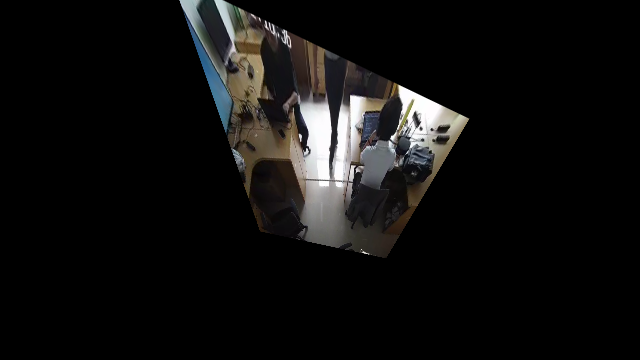
#> input picture img0.png, 640 x 360 px, given in place of ?transportmode=unicast, which was not available
$ python PT3.py
#> lines starting #> are read from the running program, lines starting #| are printed output that depends on the picture; pictures that were not available may be replaced by others from this repository, and a replacement may not be noted
import cv2
import numpy as np
import pickle

# Load camera matrix and distortion coefficients
with open("/home/hoangpm/AICS/anti_motor_thief/BEV_custom/cameraMatrix.pkl", "rb") as f:
#> (reads cameraMatrix.pkl from the repository)
    camera_matrix_data = pickle.load(f)

with open("/home/hoangpm/AICS/anti_motor_thief/BEV_custom/dist.pkl", "rb") as f:
#> (reads dist.pkl from the repository)
#> further down, frame is the input picture: shape (360, 640, 3); mean B, G, R 15.2, 15.8, 16.3
    distortion_data = pickle.load(f)

mtx = camera_matrix_data
dist = distortion_data[0]
img_size = [640, 360]

# Define the perspective transform function
def corners_unwarp(img, mtx, dist):
    undist = cv2.undistort(img, mtx, dist, None, mtx)
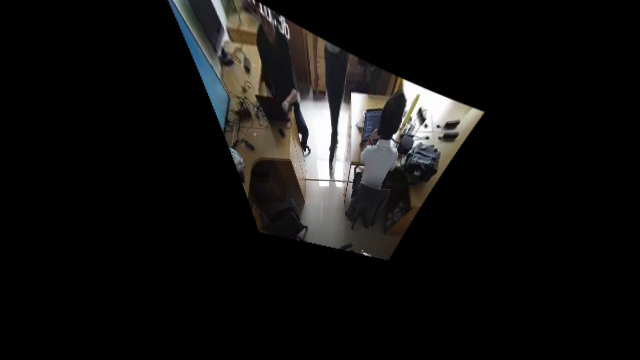
#> undist: shape (360, 640, 3); mean B, G, R 16.6, 17.2, 17.9
    gray = cv2.cvtColor(undist, cv2.COLOR_BGR2GRAY)
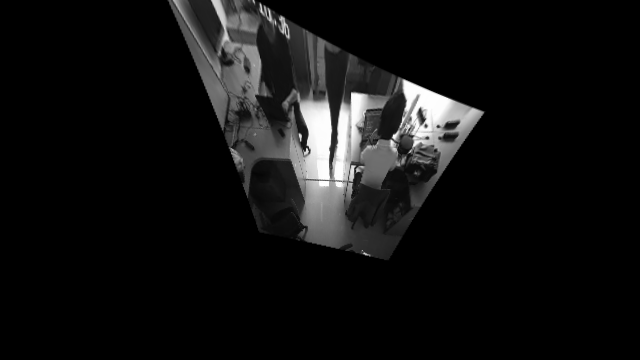
#> gray: shape (360, 640); min 0, max 255, mean 17.3

    if ret:  # Assuming 'ret' is defined somewhere in your code
        src = np.float32([[330, 117], [355, 200], [341, 154], [202, 226], [212, 186], [212, 173]])
        dst = np.float32([[341, 161], [342, 202], [343, 180], [302, 200], [305, 187], [303, 177]])
        M, status = cv2.findHomography(src, dst)
        warped = cv2.warpPerspective(undist, M, img_size, flags=cv2.INTER_LINEAR)
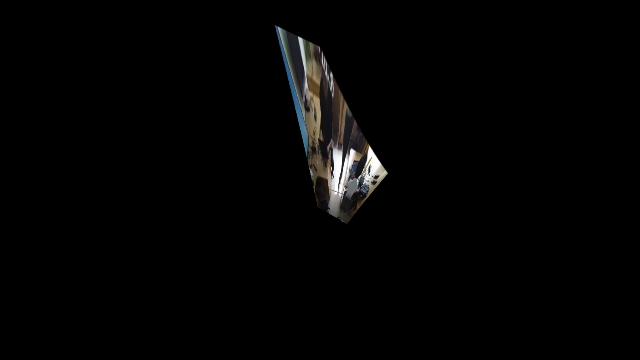
#> warped: shape (360, 640, 3); mean B, G, R 3.5, 3.7, 3.8
        return warped, M
    else:
        return None, None

# Define the video input and output paths
input_video_path = 'rtsp://admin:AICSlabcam@192.168.1.64:8001/Streaming/Channels/102/?transportmode=unicast'

# Open the video file
cap = cv2.VideoCapture(input_video_path)

# Get the video properties
frame_width = int(cap.get(3))
frame_height = int(cap.get(4))
fps = int(cap.get(5))

# Create VideoWriter object

# Process each frame in the video
while cap.isOpened():
    ret, frame = cap.read()
    if not ret:
        break

    # Process the frame using the perspective transform
    processed_frame, _ = corners_unwarp(frame, mtx, dist)

    # Display the processed frame in a window
    cv2.imshow('Processed Video', processed_frame)

    # Write the processed frame to the output video

    # Check for user input to break out of the loop
    if cv2.waitKey(1) & 0xFF == ord('q'):
#> (key q is pressed here)
        break

# Release the video capture and writer objects
cap.release()

# Close the window
cv2.destroyAllWindows()

# Display a message indicating the processing is complete
